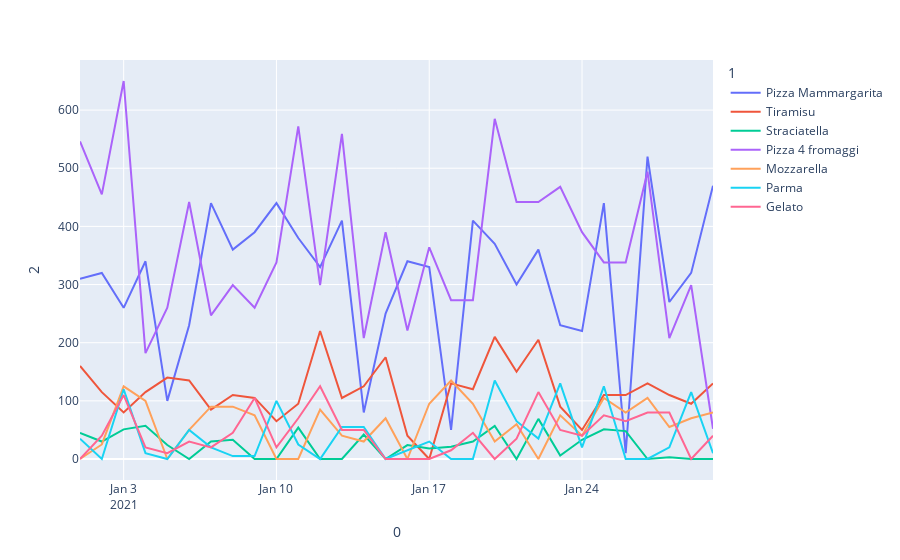

This figure's notebook cell:
### Code cell
px.line(data_frame=data,x=0,y=2,color=1)

### Figure 1 — Plotly figure (JSON) as saved in the notebook; plotly's stock layout.template omitted (floating-point values rounded to 4 significant figures)
{"data": [{"hovertemplate": "1=Pizza Mammargarita<br>0=%{x}<br>2=%{y}<extra></extra>", "legendgroup": "Pizza Mammargarita", "line": {"color": "#636efa", "dash": "solid"}, "marker": {"symbol": "circle"}, "mode": "lines", "name": "Pizza Mammargarita", "orientation": "v", "showlegend": true, "type": "scatter", "x": ["2021-01-01", "2021-01-02", "2021-01-03", "2021-01-04", "2021-01-05", "2021-01-06", "2021-01-07", "2021-01-08", "2021-01-09", "2021-01-10", "2021-01-11", "2021-01-12", "2021-01-13", "2021-01-14", "2021-01-15", "2021-01-16", "2021-01-17", "2021-01-18", "2021-01-19", "2021-01-20", "2021-01-21", "2021-01-22", "2021-01-23", "2021-01-24", "2021-01-25", "2021-01-26", "2021-01-27", "2021-01-28", "2021-01-29", "2021-01-30"], "xaxis": "x", "y": [310, 320, 260, 340, 100, 230, 440, 360, 390, 440, 380, 330, 410, 80, 250, 340, 330, 50, 410, 370, 300, 360, 230, 220, 440, 10, 520, 270, 320, 470], "yaxis": "y"}, {"hovertemplate": "1=Tiramisu<br>0=%{x}<br>2=%{y}<extra></extra>", "legendgroup": "Tiramisu", "line": {"color": "#EF553B", "dash": "solid"}, "marker": {"symbol": "circle"}, "mode": "lines", "name": "Tiramisu", "orientation": "v", "showlegend": true, "type": "scatter", "x": ["2021-01-01", "2021-01-02", "2021-01-03", "2021-01-04", "2021-01-05", "2021-01-06", "2021-01-07", "2021-01-08", "2021-01-09", "2021-01-10", "2021-01-11", "2021-01-12", "2021-01-13", "2021-01-14", "2021-01-15", "2021-01-16", "2021-01-17", "2021-01-18", "2021-01-19", "2021-01-20", "2021-01-21", "2021-01-22", "2021-01-23", "2021-01-24", "2021-01-25", "2021-01-26", "2021-01-27", "2021-01-28", "2021-01-29", "2021-01-30"], "xaxis": "x", "y": [160, 115, 80, 115, 140, 135, 85, 110, 105, 65, 95, 220, 105, 125, 175, 40, 0, 130, 120, 210, 150, 205, 90, 50, 110, 110, 130, 110, 95, 130], "yaxis": "y"}, {"hovertemplate": "1=Straciatella<br>0=%{x}<br>2=%{y}<extra></extra>", "legendgroup": "Straciatella", "line": {"color": "#00cc96", "dash": "solid"}, "marker": {"symbol": "circle"}, "mode": "lines", "name": "Straciatella", "orientation": "v", "showlegend": true, "type": "scatter", "x": ["2021-01-01", "2021-01-02", "2021-01-03", "2021-01-04", "2021-01-05", "2021-01-06", "2021-01-07", "2021-01-08", "2021-01-09", "2021-01-10", "2021-01-11", "2021-01-12", "2021-01-13", "2021-01-14", "2021-01-15", "2021-01-16", "2021-01-17", "2021-01-18", "2021-01-19", "2021-01-20", "2021-01-21", "2021-01-22", "2021-01-23", "2021-01-24", "2021-01-25", "2021-01-26", "2021-01-27", "2021-01-28", "2021-01-29", "2021-01-30"], "xaxis": "x", "y": [45, 30, 51, 57, 24, 0, 30, 33, 0, 0, 54, 0, 0, 42, 0, 24, 18, 21, 30, 57, 0, 69, 6, 33, 51, 48, 0, 3, 0, 0], "yaxis": "y"}, {"hovertemplate": "1=Pizza 4 fromaggi<br>0=%{x}<br>2=%{y}<extra></extra>", "legendgroup": "Pizza 4 fromaggi", "line": {"color": "#ab63fa", "dash": "solid"}, "marker": {"symbol": "circle"}, "mode": "lines", "name": "Pizza 4 fromaggi", "orientation": "v", "showlegend": true, "type": "scatter", "x": ["2021-01-01", "2021-01-02", "2021-01-03", "2021-01-04", "2021-01-05", "2021-01-06", "2021-01-07", "2021-01-08", "2021-01-09", "2021-01-10", "2021-01-11", "2021-01-12", "2021-01-13", "2021-01-14", "2021-01-15", "2021-01-16", "2021-01-17", "2021-01-18", "2021-01-19", "2021-01-20", "2021-01-21", "2021-01-22", "2021-01-23", "2021-01-24", "2021-01-25", "2021-01-26", "2021-01-27", "2021-01-28", "2021-01-29", "2021-01-30"], "xaxis": "x", "y": [546, 455, 650, 182, 260, 442, 247, 299, 260, 338, 572, 299, 559, 208, 390, 221, 364, 273, 273, 585, 442, 442, 468, 390, 338, 338, 494, 208, 299, 52], "yaxis": "y"}, {"hovertemplate": "1=Mozzarella<br>0=%{x}<br>2=%{y}<extra></extra>", "legendgroup": "Mozzarella", "line": {"color": "#FFA15A", "dash": "solid"}, "marker": {"symbol": "circle"}, "mode": "lines", "name": "Mozzarella", "orientation": "v", "showlegend": true, "type": "scatter", "x": ["2021-01-01", "2021-01-02", "2021-01-03", "2021-01-04", "2021-01-05", "2021-01-06", "2021-01-07", "2021-01-08", "2021-01-09", "2021-01-10", "2021-01-11", "2021-01-12", "2021-01-13", "2021-01-14", "2021-01-15", "2021-01-16", "2021-01-17", "2021-01-18", "2021-01-19", "2021-01-20", "2021-01-21", "2021-01-22", "2021-01-23", "2021-01-24", "2021-01-25", "2021-01-26", "2021-01-27", "2021-01-28", "2021-01-29", "2021-01-30"], "xaxis": "x", "y": [0, 25, 125, 100, 0, 50, 90, 90, 75, 0, 0, 85, 40, 30, 70, 0, 95, 135, 95, 30, 60, 0, 75, 40, 105, 80, 105, 55, 70, 80], "yaxis": "y"}, {"hovertemplate": "1=Parma<br>0=%{x}<br>2=%{y}<extra></extra>", "legendgroup": "Parma", "line": {"color": "#19d3f3", "dash": "solid"}, "marker": {"symbol": "circle"}, "mode": "lines", "name": "Parma", "orientation": "v", "showlegend": true, "type": "scatter", "x": ["2021-01-01", "2021-01-02", "2021-01-03", "2021-01-04", "2021-01-05", "2021-01-06", "2021-01-07", "2021-01-08", "2021-01-09", "2021-01-10", "2021-01-11", "2021-01-12", "2021-01-13", "2021-01-14", "2021-01-15", "2021-01-16", "2021-01-17", "2021-01-18", "2021-01-19", "2021-01-20", "2021-01-21", "2021-01-22", "2021-01-23", "2021-01-24", "2021-01-25", "2021-01-26", "2021-01-27", "2021-01-28", "2021-01-29", "2021-01-30"], "xaxis": "x", "y": [35, 0, 120, 10, 0, 50, 20, 5, 5, 100, 25, 0, 55, 55, 0, 15, 30, 0, 0, 135, 65, 35, 130, 20, 125, 0, 0, 20, 115, 10], "yaxis": "y"}, {"hovertemplate": "1=Gelato<br>0=%{x}<br>2=%{y}<extra></extra>", "legendgroup": "Gelato", "line": {"color": "#FF6692", "dash": "solid"}, "marker": {"symbol": "circle"}, "mode": "lines", "name": "Gelato", "orientation": "v", "showlegend": true, "type": "scatter", "x": ["2021-01-01", "2021-01-02", "2021-01-03", "2021-01-04", "2021-01-05", "2021-01-06", "2021-01-07", "2021-01-08", "2021-01-09", "2021-01-10", "2021-01-11", "2021-01-12", "2021-01-13", "2021-01-14", "2021-01-15", "2021-01-16", "2021-01-17", "2021-01-18", "2021-01-19", "2021-01-20", "2021-01-21", "2021-01-22", "2021-01-23", "2021-01-24", "2021-01-25", "2021-01-26", "2021-01-27", "2021-01-28", "2021-01-29", "2021-01-30"], "xaxis": "x", "y": [0, 40, 110, 20, 10, 30, 20, 45, 105, 20, 70, 125, 50, 50, 0, 0, 0, 15, 45, 0, 35, 115, 50, 40, 75, 65, 80, 80, 0, 40], "yaxis": "y"}], "layout": {"legend": {"title": {"text": "1"}, "tracegroupgap": 0}, "margin": {"t": 60}, "xaxis": {"anchor": "y", "domain": [0, 1], "title": {"text": "0"}}, "yaxis": {"anchor": "x", "domain": [0, 1], "title": {"text": "2"}}}}
